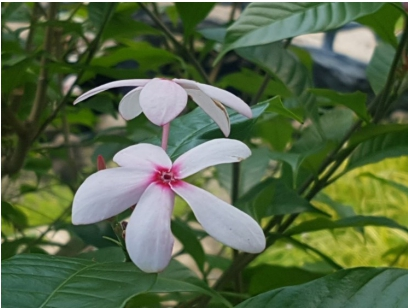
#> input picture 24.01.02/data/img/flower01.jpg, 408 x 308 px; its folder holds only this picture in this run
$ jupyter execute 01.04.ipynb
#> lines starting #> are read from the running program, lines starting #| are printed output that depends on the picture
#### OpenCV (2024.01.04)
- JPG
  -  Joint Photographic Experts Group
     - 온라인 간편하게
     - 손실 압축 방식 -> 편집 저장-> 데이터 손실 -> 품질 down
----
- PNG
  - 투명도 지원 -> 로고 디자인 유리(투명 이미지 처리)
  - 무손실 압축 방식(용량이 큼-> 반응속도 느려짐)

----
- GIF
  - 제한된 수의 색상만 표시(고품질 사진 X)
  - 주로 소셜 미디어(속도와 임팩트가 뛰어남)(무손실 압축 파일)
  - (압축해도 이미지 품질 저하 X_)
----
- EMF
    - 작은 임시 저장 정보로 대량의 이미지 메타데이터를 가볍게 저장가능
    - 메타파일의 경우 데이터에 오류가 있으면 수정이 매우 어려움
----

### Reshape()
- 2행 3열 -> 1행 6열과 같이 변환가능

[cell 1]
from PIL import Image
from glob import glob

imgList=glob('c:/data/img/*.jpg')
img=Image.open(imgList[0])
#> img is the input picture: PIL image 408x308 RGB; mean R, G, B 85.7, 104, 70.5
img

[cell 2]
import numpy as np
img=np.array(img)
# type이 array는 변수.shape이 가능
img.shape
# type이 list는 np.shape(변수명)
np.shape(img) # (308, 408, 3) 행 308개 열 408개 rgb(3채널)
#> Out = (308, 408, 3)

##### 텐서의 기본

[cell 3]
# tmp=img.reshape(1,308,408,3)
tmp=img[np.newaxis,...] # 이렇게 해도 상관은 없다
tmp.shape # 1개의 사진은 ,308행,408 열,3개의 채널(RGB)
#> Out = (1, 308, 408, 3)

[cell 4]
import matplotlib.pyplot as plt
plt.imshow(img)
plt.imshow(tmp[0]) # 0번으로 봐야함
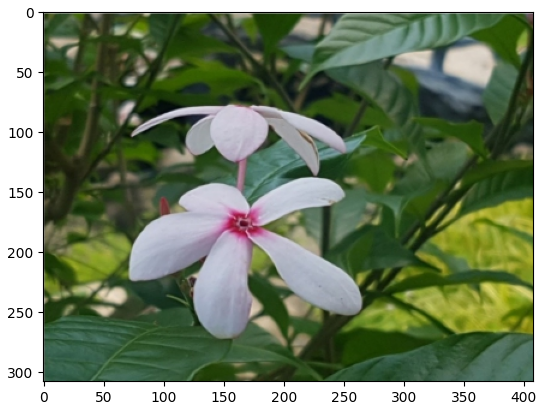
#> figure drawn by matplotlib, 1 panel

[cell 5]
#### 인공신경망에서 conv2D(이미지 *특징값행렬 = 그값을 더해서 한개의 새로운 픽셀을 제작)
### 이러한 conv2D가 다 끝나서 특징값을 잘 추출하면 최종적으로는
### 한개의 열로 만드는 (변수 1개) 작업이 필요함
#### 한줄로 만드는 reshape

img.shape,img.reshape(1,-1) # -1 ->

[cell 6]
a=np.zeros((4,50))
a.reshape(-1)  ## 계산 못하겠어 니가 계산해
print(a.shape)
a=np.zeros((200))
a.reshape((4,-1))   ## 계산 못하겠어 니가 계산해
print(a.shape)

[cell 7]
a=np.zeros((4,50))
a=a.flatten() ## a.reshape(-1)과 같음, 인공신경망에서 많이사용
a.shape ## (200,) (200,1)은 다르다

[cell 8]
#################################
### 이미지 정규화를 반드시해야하고 a
###############################

a=np.array([1,2,3,4])
b=[[1],
[2],
[3],
[4]]
c=[[1,2,3,4]]
print(a.shape)
print(np.shape(b))
print(np.shape(c))

a[3],   b[3][0],    c[0][3]

[cell 9]
import numpy as np
x=np.arange(24)
print('▶데이터:',x)
print('▶데이터 타입:' , x.dtype)
print('▶데이터min, max:', np.min(x), '~', np.max(x))
print('▶데이터 전체갯수:', len(x))
print('▶데이터 행열갯수:', np.shape(x))

x.astype('float32'), type(x)

[cell 10]
np.random.seed(34) # 시드 결정시 랜덤값 고정
#안할시 실행할때마다 값이 다름
x=np.random.normal(size=6)
x

### **hstack & vstack**
- np.hstack (수평으로 결합) ㅡ
- np.vstack (수직으로 결합) ㅣ

[cell 11]
# !pip install opencv-python

[cell 12]
import cv2
import matplotlib.pyplot as plt
import numpy as np

imgList=['sample.jpg','pen.png','navi.png','dog.jpg']

img=cv2.imread('navi.png',cv2.IMREAD_UNCHANGED) # array로 읽어옴
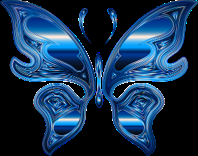
#> input picture 이미지처리,미디어파이프/24.01.04/navi.png, 198 x 156 px
#> img is the input picture: shape (156, 198, 4); mean B, G, R, A 80.5, 51.2, 22.5, 127.2
imggry=cv2.imread('navi.png',0)
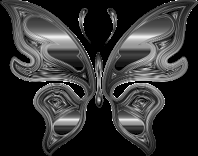
#> imggry: shape (156, 198); min 0, max 255, mean 51.1

# print(img.shape,imggry.shape)
# [r,g, b,투명여부],[r,g,b,투명여부]
img=cv2.imread('navi.png')
#> img: shape (156, 198, 3)
img

[cell 13]
import cv2
import matplotlib.pyplot as plt

img=cv2.imread('navi.png')
dog=cv2.imread('dog.jpg')
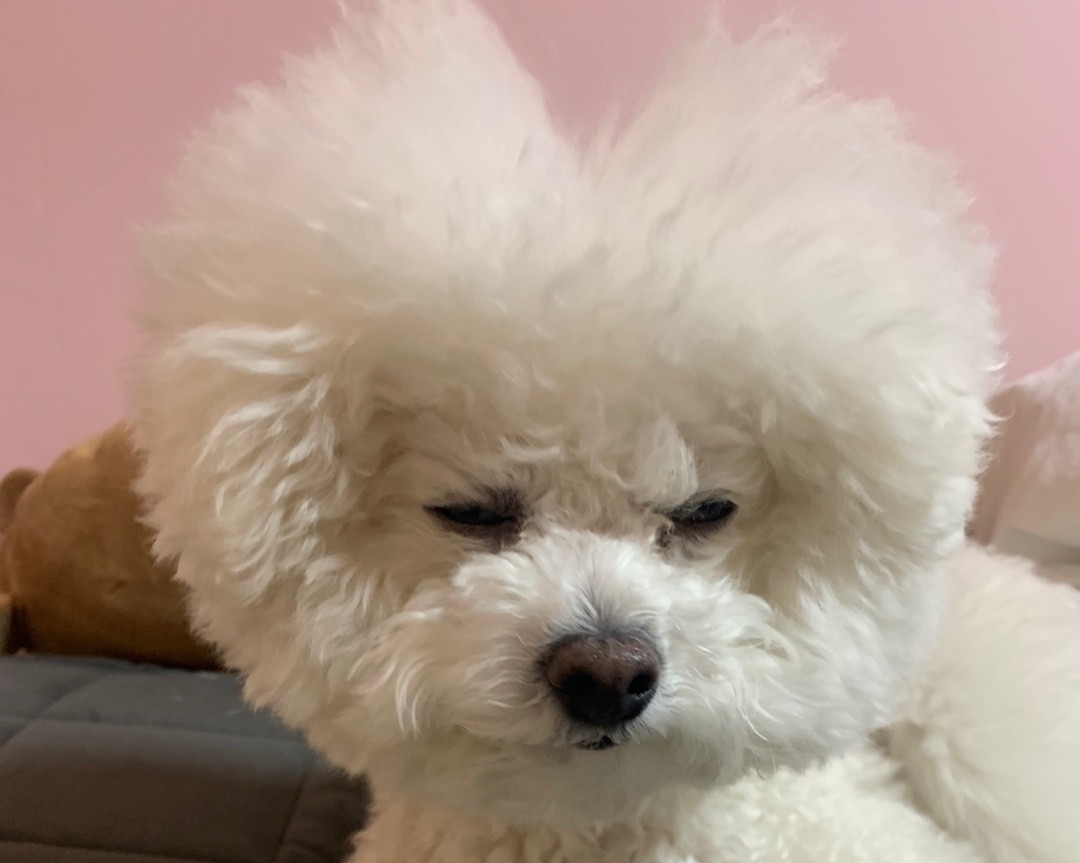
#> input picture 이미지처리,미디어파이프/24.01.04/dog.jpg, 1080 x 863 px
#> dog is the input picture: shape (863, 1080, 3); mean B, G, R 139.4, 152.9, 172.9
dog=cv2.cvtColor(dog,cv2.COLOR_RGB2BGR)
img=cv2.cvtColor(img,cv2.COLOR_RGB2BGR)

dog=cv2.resize(dog,dsize=(45,35),interpolation=cv2.INTER_LINEAR)
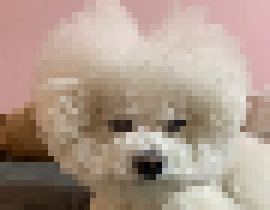
#> dog: shape (35, 45, 3) (shown 6 times larger); mean R, G, B 172.9, 152.9, 139.4
dog[dog[:,:,:]>200]=20
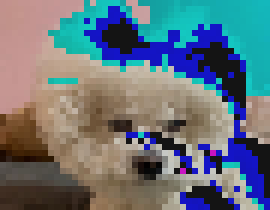
#> dog: shape (35, 45, 3) (shown 6 times larger); mean R, G, B 101.5, 115.2, 123.7


tmp=img[5:40,75:120,:]
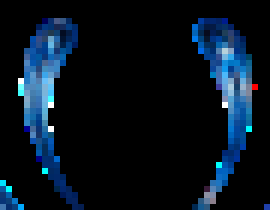
#> tmp: shape (35, 45, 3) (shown 6 times larger); mean R, G, B 7.5, 19.4, 31.3
print(img[5:40,75:120,0].sum(),img[5:40,75:120,1].sum(),img[5:40,75:120,2].sum())
#| 11739 30511 49317
img[5:40,75:120,:]=dog  # 앞에를 관심영역 ROI라고 한다
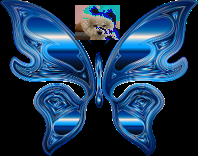
#> img: shape (156, 198, 3); mean R, G, B 27.3, 56.1, 85.2
plt.imshow(img)
